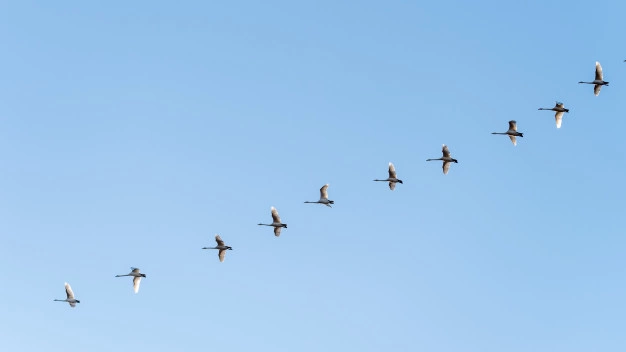
#> input picture ObjectDetection/ex1_images/birds-flock.png, 626 x 352 px
$ python exercise_1.py
#> lines starting #> are read from the running program, lines starting #| are printed output that depends on the picture
# --------------------------------------------------------- #
# Project 2. Exercise 1                                     #
#  Template matching under noise                            #
#                                                           #
# Michail Apostolidis                                       #
# --------------------------------------------------------- #

# import necessary packages
import cv2 as cv
import numpy as np


def noise(image, noise_perc):
    """
        Function for adding noise to a given image
        with a percentage of the effect.
        Using random.uniform(0, 1) to return floating point number in the range [0.0, 1.0].
        :param image: Image to apply the noise.
        :param noise_perc: Percentage of the noise (from 0% to 20%).
        :return: noisy image.
   """
    output = np.zeros(image.shape, np.uint8)
    for i in range(image.shape[0]):
        for j in range(image.shape[1]):
            output[i][j] = image[i][j] + noise_perc * np.random.uniform(0, 1) * image[i][j] - noise_perc \
                           * np.random.uniform(0, 1) * image[i][j]
    return output


def print_image(window_name, image):
    """
        Function for printing image to window.

        :param window_name: Description of the window name.
        :param image: Image to show
    """
    cv.namedWindow(window_name, cv.WINDOW_NORMAL)
    cv.imshow(window_name, image)
    cv.resizeWindow(window_name, 800, 537)
    cv.waitKey(0)
    cv.destroyWindow(window_name)


def template_matching(original_image, image, template):
    """
        Function for running template matching of images

        :param original_image: Original image to add the rectangles.
        :param image: Image to apply template matching.
        :param template: Template image for matching.
    """
    # Apply template Matching
    result = cv.matchTemplate(image, template, cv.TM_CCOEFF_NORMED)
    threshold = 0.80

    # copy of original image to show different matches for each noise
    img_rec = original_image.copy()

    # mark the corresponding location(s)
    loc = np.where(result >= threshold)
    for pt in zip(*loc[::-1]):
        cv.rectangle(img_rec, pt, (pt[0] + w, pt[1] + h), (255, 0, 255), 2)

    return img_rec  # return the image with the rectangles


# - START OF EXERCISE -
if __name__ == '__main__':
    # A. adding noise to the original image:
    # load original image from folder ex1_images
    filename = './ex1_images/birds-flock.png'
    image = cv.imread(filename)
#> image is the input picture: shape (352, 626, 3); mean B, G, R 236.4, 198, 156.6

    # converting bgr to grayscale
    image_gray = cv.cvtColor(image, cv.COLOR_BGR2GRAY)
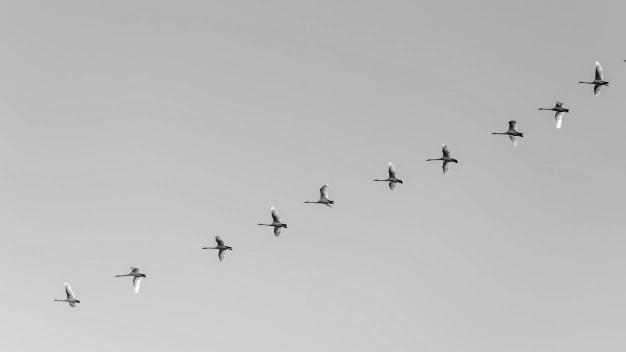
#> image_gray: shape (352, 626); min 1, max 255, mean 190
    # template matching image
    tmpl_filename = './ex1_images/birds-template.jpg'
    template = cv.imread(tmpl_filename, 0)
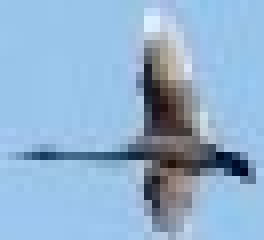
#> input picture ObjectDetection/ex1_images/birds-template.jpg, 33 x 30 px (shown 8 times larger)
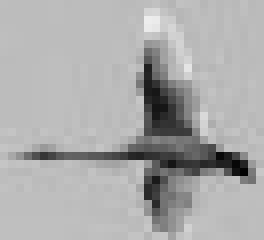
#> template: shape (30, 33) (shown 8 times larger); min 2, max 237, mean 171.4
    w, h = template.shape[::-1]     # getting the width and height
#> w = 33; h = 30

    # array of the noises percentage
    noise_perc = [0, 0.05, 0.10, 0.15, 0.20]

    # for every noise percentage:
    for per in noise_perc:
        # applying noise to the grayscale image:
        image_gray_noisy = noise(image_gray, per)
        # printing noisy grayscale image for every percentage
        print_image("Noise perc: " + str(int(per * 100)) + "%", image_gray_noisy)
        # saving the image to folder ex1_results
        cv.imwrite('./ex1_images/ex1_results/noise_res/gray_ns_' + str(int(per * 100))+ '%.png', image_gray_noisy)

        # copy of original image to show different matches for each noise
        img_det_noise = image.copy()
        # Apply template Matching
        image_detect = template_matching(img_det_noise, image_gray_noisy, template)

        # display the image with the detected boxes
        print_image("Detected boxes noise " + str(int(per * 100)) + "%", image_detect)

        # saving the image to folder ex1_results
        cv.imwrite('./ex1_images/ex1_results/noise_res/detected_ns_' + str(int(per * 100)) + '%.png', image_detect)

        # B. Applying Gaussian Filter to the noisy image:
        # applying gaussian blur on the noisy image with kernel size(5,5)
        # with sigmaX = 0.9
        gauss = cv.GaussianBlur(image_gray_noisy, (5, 5), 0.9)

        # copy of original image to show different matches for each noise
        img_det_gauss = image.copy()

        # printing the gaussian image
        print_image("Gaussian Blur " + str(int(per*100)) + "%", gauss)

        # saving the gaussian image to ex1_results/gaussian_res/ directory
        cv.imwrite("./ex1_images/ex1_results/gaussian_res/gaussian_blur_" + str(int(per * 100)) + "%.png", gauss)

        # applying template matching to the gaussian filtered image
        image_detect_gauss = template_matching(img_det_gauss, gauss, template)

        # display the image with the detected boxes
        print_image("Detected boxes with gaussian " + str(int(per * 100)) + "%", image_detect_gauss)
        # saving the image with the detected matches
        cv.imwrite('./ex1_images/ex1_results/gaussian_res/detected_gauss_' + str(int(per * 100)) + '%.png', image_detect_gauss)
#> this loop made 5 passes
#> pass 1, in template_matching, `result = cv.matchTemplate(image, template, cv.TM_CCOEFF_NORMED)`:
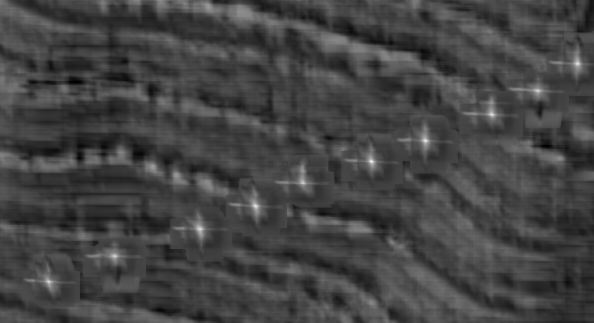
#> result: shape (323, 594) float32; min -0.44, max 0.998, mean -0.0569; drawn with min black and max white
        # - END OF EXERCISE -
